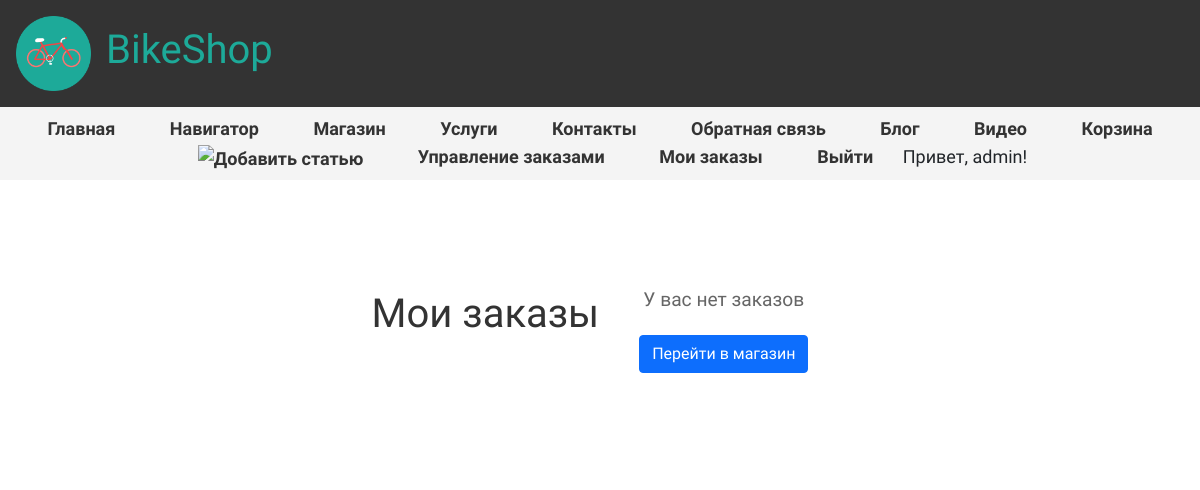
Before: /my_orders/ (signed in) with the older database file.
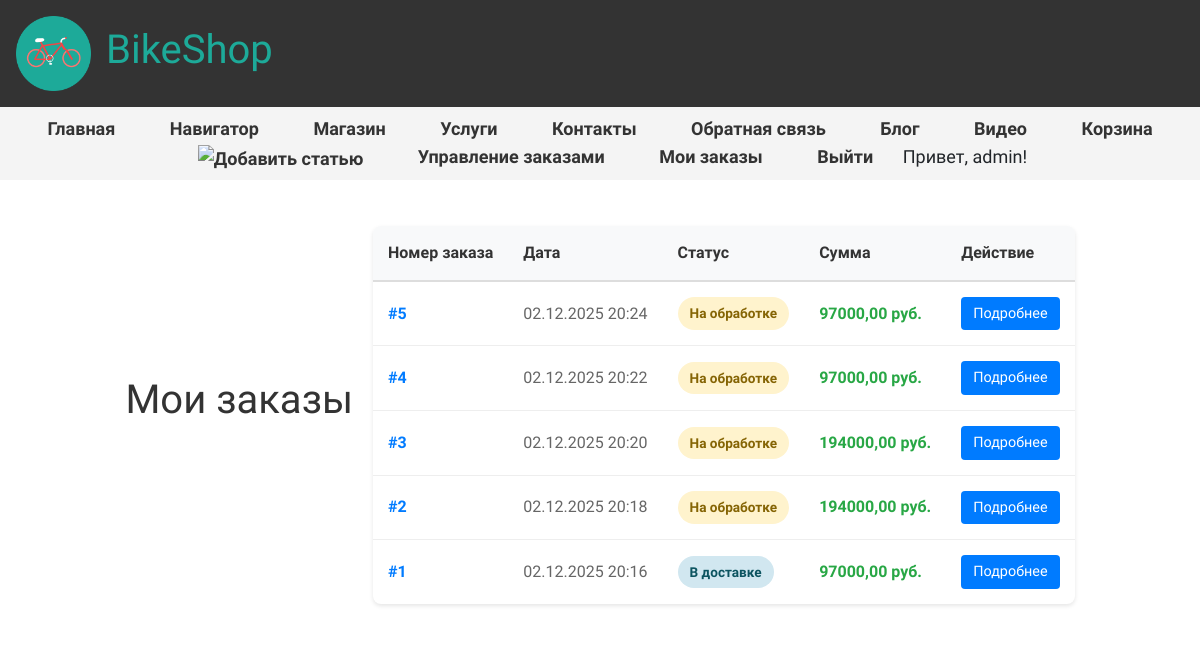
After: the same page with the newer database file.
### main/models.py (models this page shows, shortened)
class Order(models.Model):
    STATUS_CHOICES = [
        ('processing', 'На обработке'),
        ('assembly', 'На сборке'),
        ('shipping', 'В доставке'),
        ('delivered', 'Прибыл'),
        ('cancelled', 'Отменён'),
    ]
    user = models.ForeignKey(User, on_delete=models.CASCADE, verbose_name="Пользователь")
    order_data = models.JSONField(verbose_name="Данные заказа")  # Сохраняем JSON с товарами и количеством
    total_price = models.DecimalField(max_digits=10, decimal_places=2, verbose_name="Общая сумма")
    status = models.CharField(max_length=20, choices=STATUS_CHOICES, default='processing', verbose_name="Статус")
    created = models.DateTimeField(default=datetime.now, db_index=True, verbose_name="Дата создания")
    updated = models.DateTimeField(auto_now=True, verbose_name="Дата обновления")
    class Meta:
        verbose_name = "Заказ"
        verbose_name_plural = "Заказы"
        ordering = ['-created']

### main/views.py (the view)
# urls.py: path('my_orders/', views.my_orders, name='my_orders'),
@login_required(login_url='login')
def my_orders(request):
    orders = Order.objects.filter(user=request.user).order_by('-created')
    return render(request, 'main/my_orders.html', {
        'orders': orders
    })

### main/templates/main/my_orders.html (shortened to what this page needs)
{% extends 'main/layout.html' %}
{% load static %}
{% block content %}
<section class="my-orders-section">
    <h1>Мои заказы</h1>
    {% if orders %}
    <div class="orders-container">
        <table class="orders-table">
            <thead>
                <tr>
                    <th>Номер заказа</th>
                    <th>Дата</th>
                    <th>Статус</th>
                    <th>Сумма</th>
                    <th>Действие</th>
                </tr>
            </thead>
            <tbody>
                {% for order in orders %}
                <tr class="order-row" data-order-id="{{ order.id }}">
                    <td class="order-id">#{{ order.id }}</td>
                    <td class="order-date">{{ order.created|date:"d.m.Y H:i" }}</td>
                    <td>
                        <span class="status-badge status-{{ order.status }}">
                            {{ order.get_status_display }}
                        </span>
                    </td>
                    <td class="order-price">{{ order.total_price }} руб.</td>
                    <td>
                        <button class="btn btn-small btn-view" data-order-id="{{ order.id }}">
                            Подробнее
                        </button>
                    </td>
                </tr>
                {% endfor %}
            </tbody>
        </table>
    </div>
    {% else %}
    <div class="empty-orders">
        <p>У вас нет заказов</p>
        <a href="{% url 'shop' %}" class="btn btn-primary">Перейти в магазин</a>
    </div>
    {% endif %}
</section>
{% endblock %}

Changed rows visible on the page:
added Order: id "5", created "02.12.2025 20:24", status "На обработке", total_price "97000,00"
added Order: id "4", created "02.12.2025 20:22", status "На обработке", total_price "97000,00"
added Order: id "3", created "02.12.2025 20:20", status "На обработке", total_price "194000,00"
added Order: id "2", created "02.12.2025 20:18", status "На обработке", total_price "194000,00"
added Order: id "1", created "02.12.2025 20:16", status "В доставке", total_price "97000,00"
Other visible differences:
text no longer shown: "У вас нет заказов Перейти в магазин"
text now shown: "Номер заказа Дата Статус Сумма Действие"
